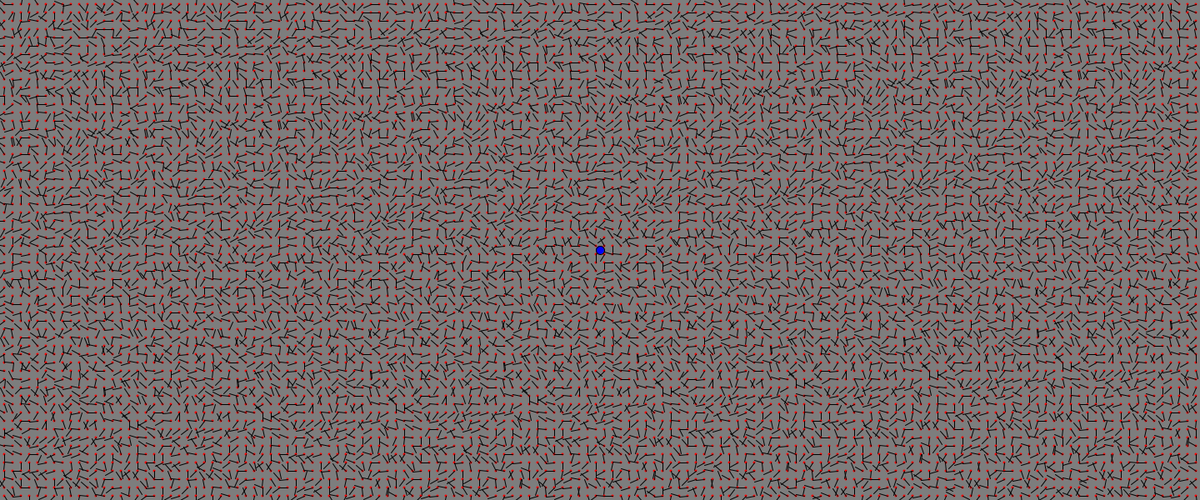
Frame 1 (no input)
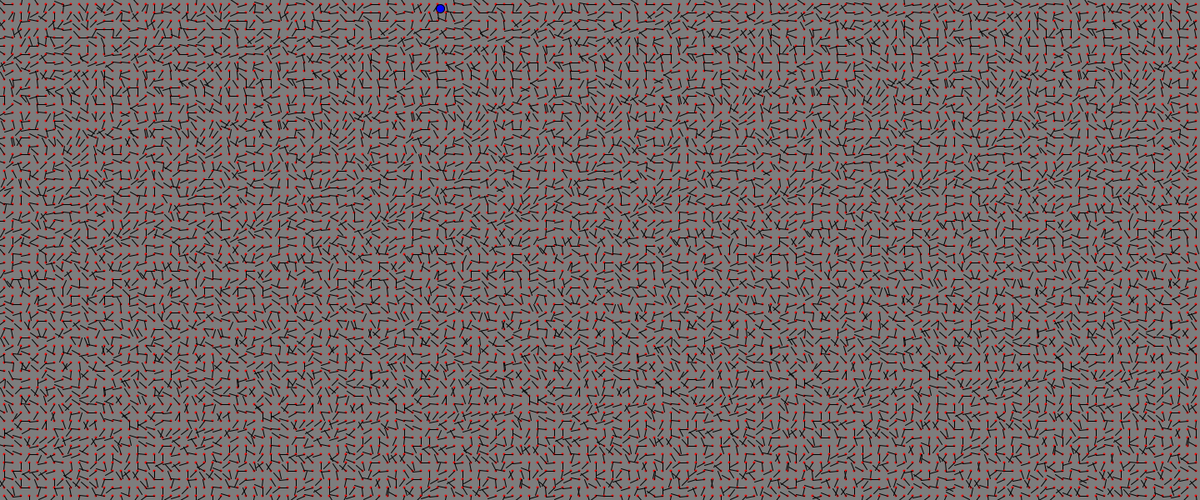
Frame 60 (the mouse pressed at the canvas centre just before this capture)
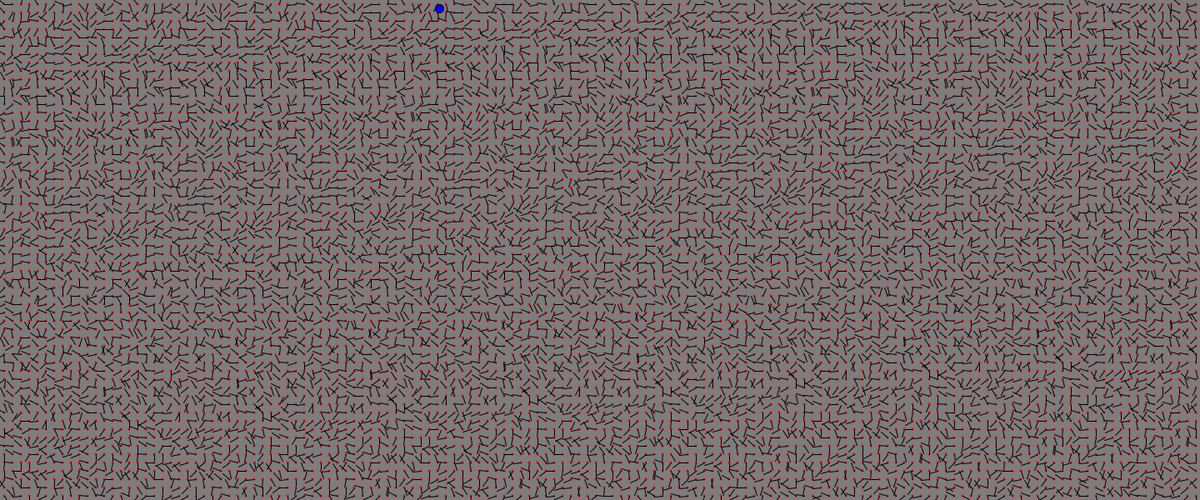
Frame 120 (the mouse held since frame 60 and released just before this capture)

The Processing sketch that drew these frames (run headless with seeded random() and noise(); from frame 60 on, the mouse is pressed at the canvas centre):

// Processing sketch: flowFieldWIP
// ── flowFieldWIP.pde
int xDim = 144;
int yDim = 60;
PVector[][] grid = new PVector[yDim][xDim];
int blockSize = 10;
float noiseScale = 0.25;
Mover m1;

void setup(){
  size(1440, 600); //(xDim * blockSize, yDim * blockSize);
  initGrid();
  initMover();
//  noLoop();
}

void draw(){
  background(125);
  displayGrid();
  m1.display();
  int gridY = constrain(int(map(m1.posit.y, 0, height, 1, yDim - 1)), 0, yDim - 1);
  int gridX = constrain(int(map(m1.posit.x, 0, width, 1, xDim - 1)), 0, xDim - 1);
  m1.move(grid[gridY][gridX]);
}

void initGrid() {
  for (int j = 0; j < yDim; j++) {
    for (int i = 0; i < xDim; i++) {
      grid[j][i] = PVector.fromAngle(map(noise(i, j) * noiseScale, 0, 1* noiseScale, 0, TWO_PI));
      grid[j][i].setMag(blockSize);
    }
  }
}

void initMover() {
  m1 = new Mover(width/2, height/2, color(0, 0, 255), 10);
}

void displayGrid() {
  for (int j = 0; j < yDim; j++) {
    for (int i = 0; i < xDim; i++) {
      fill(255, 0, 0);
      noStroke();
      ellipse((i*blockSize) + (blockSize/2), (j * blockSize) + (blockSize/2), 3, 3);
      stroke(0);
      line((i*blockSize) + (blockSize/2), 
           (j * blockSize) + (blockSize/2), 
           (i * blockSize) + (blockSize/2) + (grid[j][i].x), 
           (j * blockSize) + (blockSize/2) + (grid[j][i].y));
    }
  }
}

// ── Mover.pde
class Mover {
  PVector posit, speed;
  color clr;
  float syze;
  
  Mover(float x, float y, color c, float s) {
    this.posit = new PVector (x, y);
    this.speed = new PVector(0, 0);
    this.clr = c;
    this.syze = s;
  }
  
  void move(PVector s) {
    this.speed = s.copy();
    this.posit.add(speed);
    this.posit.add(speed);
    this.posit.add(speed);
    if (posit.x <= 0) {
      posit.x = width - blockSize;
    }
    if (posit.x >= width) {
      posit.x = 0 + blockSize;
    }
    if (posit.y <= 0) {
      posit.y = height - blockSize;
    }
    if (posit.y <= height) {
      posit.y = 0 + blockSize;
    }
  }
  
  void display() {
    fill(clr);
    ellipse(posit.x, posit.y, syze, syze);
  }
}
